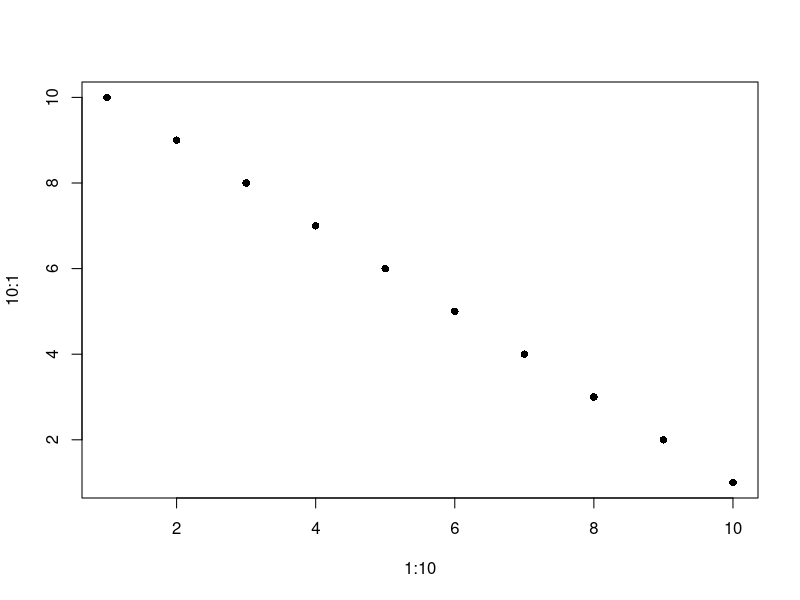

Source code (R):
## ---- chunk 1
pdf("figure/test.pdf", useDingbats = FALSE) 
plot(1:10, 10:1, pch=16 )
dev.off()
